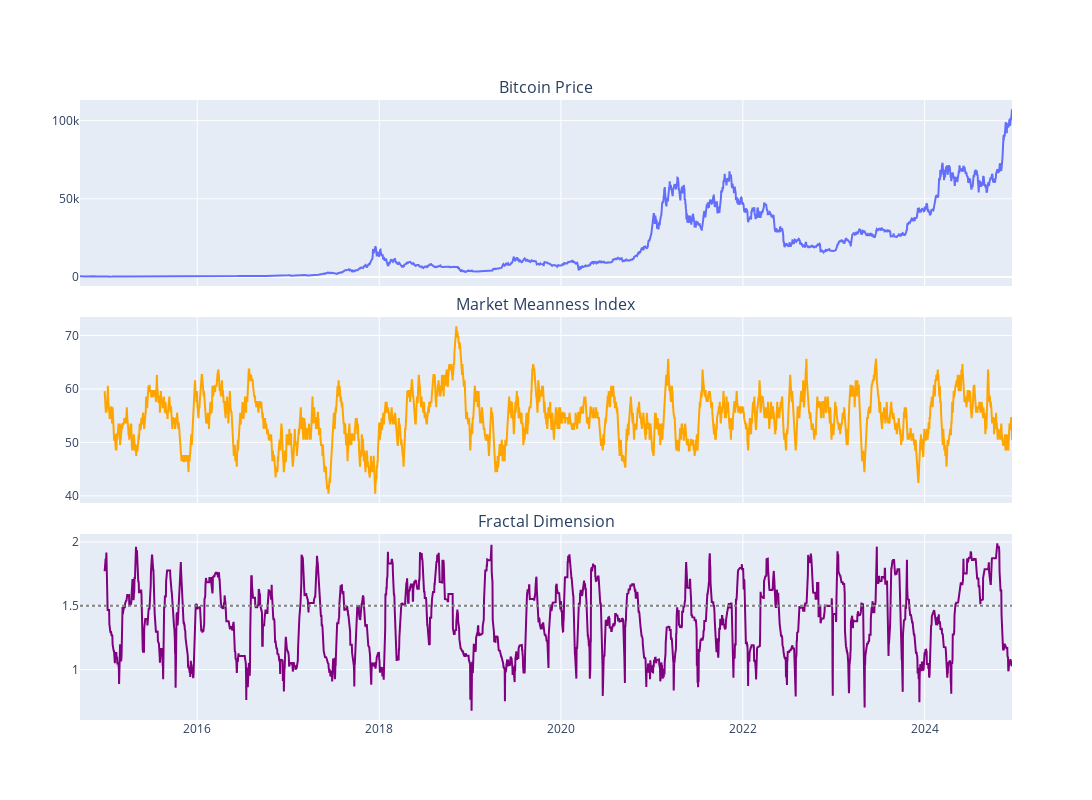

Source (notebook cell):
### Markdown cell above
可视化指标

### Code cell
# 创建子图
fig = make_subplots(
    rows=3,
    cols=1,
    shared_xaxes=True,
    vertical_spacing=0.05,
    subplot_titles=(
        "Bitcoin Price",
        "Market Meanness Index",
        "Fractal Dimension",
    ),
)

# 添加收盘价
fig.add_trace(
    go.Scatter(x=df.index, y=df["Close"]),
    row=1,
    col=1,
)

# 添加MMI
fig.add_trace(
    go.Scatter(x=df.index, y=df["mmi"], marker_color="orange"),
    row=2,
    col=1,
)

# 添加分形维数
fig.add_trace(
    go.Scatter(x=df.index, y=df["fd"], marker_color="purple"),
    row=3,
    col=1,
)
fig.add_hline(y=1.5, line_dash="dot", line_color="grey", row=3, col=1)

# 更新布局
fig.update_layout(width=1200, height=800, showlegend=False)

fig.show()

### Figure 1 — Plotly figure (JSON) as saved in the notebook; plotly's stock layout.template omitted (floating-point values rounded to 4 significant figures; data arrays with more than 128 entries replaced by an {"elided": "..."} marker saying what was removed)
{"data": [{"type": "scatter", "x": {"elided": "3745 str values"}, "xaxis": "x", "y": {"elided": "3745 float values"}, "yaxis": "y"}, {"marker": {"color": "orange"}, "type": "scatter", "x": {"elided": "3745 str values"}, "xaxis": "x2", "y": {"elided": "3745 float values"}, "yaxis": "y2"}, {"marker": {"color": "purple"}, "type": "scatter", "x": {"elided": "3745 str values"}, "xaxis": "x3", "y": {"elided": "3745 float values"}, "yaxis": "y3"}], "layout": {"annotations": [{"font": {"size": 16}, "showarrow": false, "text": "Bitcoin Price", "x": 0.5, "xanchor": "center", "xref": "paper", "y": 1, "yanchor": "bottom", "yref": "paper"}, {"font": {"size": 16}, "showarrow": false, "text": "Market Meanness Index", "x": 0.5, "xanchor": "center", "xref": "paper", "y": 0.65, "yanchor": "bottom", "yref": "paper"}, {"font": {"size": 16}, "showarrow": false, "text": "Fractal Dimension", "x": 0.5, "xanchor": "center", "xref": "paper", "y": 0.3, "yanchor": "bottom", "yref": "paper"}], "height": 800, "shapes": [{"line": {"color": "grey", "dash": "dot"}, "type": "line", "x0": 0, "x1": 1, "xref": "x3 domain", "y0": 1.5, "y1": 1.5, "yref": "y3"}], "showlegend": false, "width": 1200, "xaxis": {"anchor": "y", "domain": [0, 1], "matches": "x3", "showticklabels": false}, "xaxis2": {"anchor": "y2", "domain": [0, 1], "matches": "x3", "showticklabels": false}, "xaxis3": {"anchor": "y3", "domain": [0, 1]}, "yaxis": {"anchor": "x", "domain": [0.7, 1]}, "yaxis2": {"anchor": "x2", "domain": [0.35, 0.65]}, "yaxis3": {"anchor": "x3", "domain": [0, 0.3]}}}
